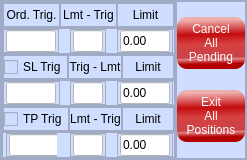
<?xml version="1.0" encoding="UTF-8"?>
<ui version="4.0">
 <class>MainWindow</class>
 <widget class="QMainWindow" name="MainWindow">
  <property name="geometry">
   <rect>
    <x>0</x>
    <y>0</y>
    <width>247</width>
    <height>160</height>
   </rect>
  </property>
  <property name="minimumSize">
   <size>
    <width>200</width>
    <height>150</height>
   </size>
  </property>
  <property name="maximumSize">
   <size>
    <width>247</width>
    <height>160</height>
   </size>
  </property>
  <property name="windowTitle">
   <string>MainWindow</string>
  </property>
  <property name="styleSheet">
   <string notr="true">background-color: rgb(207, 222, 255);</string>
  </property>
  <widget class="QWidget" name="centralwidget">
   <layout class="QVBoxLayout" name="verticalLayout">
    <property name="spacing">
     <number>0</number>
    </property>
    <property name="leftMargin">
     <number>0</number>
    </property>
    <property name="topMargin">
     <number>0</number>
    </property>
    <property name="rightMargin">
     <number>0</number>
    </property>
    <property name="bottomMargin">
     <number>0</number>
    </property>
    <item>
     <widget class="QFrame" name="frame">
      <property name="frameShape">
       <enum>QFrame::StyledPanel</enum>
      </property>
      <property name="frameShadow">
       <enum>QFrame::Raised</enum>
      </property>
      <layout class="QHBoxLayout" name="horizontalLayout_7">
       <property name="spacing">
        <number>0</number>
       </property>
       <property name="leftMargin">
        <number>0</number>
       </property>
       <property name="topMargin">
        <number>0</number>
       </property>
       <property name="rightMargin">
        <number>0</number>
       </property>
       <property name="bottomMargin">
        <number>0</number>
       </property>
       <item>
        <widget class="QFrame" name="frame_2">
         <property name="frameShape">
          <enum>QFrame::StyledPanel</enum>
         </property>
         <property name="frameShadow">
          <enum>QFrame::Raised</enum>
         </property>
         <layout class="QVBoxLayout" name="verticalLayout_2">
          <property name="spacing">
           <number>0</number>
          </property>
          <property name="leftMargin">
           <number>0</number>
          </property>
          <property name="topMargin">
           <number>0</number>
          </property>
          <property name="rightMargin">
           <number>0</number>
          </property>
          <property name="bottomMargin">
           <number>0</number>
          </property>
          <item>
           <widget class="QFrame" name="frame_3">
            <property name="frameShape">
             <enum>QFrame::StyledPanel</enum>
            </property>
            <property name="frameShadow">
             <enum>QFrame::Raised</enum>
            </property>
            <layout class="QHBoxLayout" name="horizontalLayout">
             <property name="spacing">
              <number>0</number>
             </property>
             <property name="leftMargin">
              <number>0</number>
             </property>
             <property name="topMargin">
              <number>0</number>
             </property>
             <property name="rightMargin">
              <number>0</number>
             </property>
             <property name="bottomMargin">
              <number>0</number>
             </property>
             <item>
              <widget class="QFrame" name="frame_8">
               <property name="frameShape">
                <enum>QFrame::StyledPanel</enum>
               </property>
               <property name="frameShadow">
                <enum>QFrame::Raised</enum>
               </property>
               <layout class="QHBoxLayout" name="horizontalLayout_8">
                <property name="spacing">
                 <number>0</number>
                </property>
                <property name="leftMargin">
                 <number>0</number>
                </property>
                <property name="topMargin">
                 <number>0</number>
                </property>
                <property name="rightMargin">
                 <number>0</number>
                </property>
                <property name="bottomMargin">
                 <number>0</number>
                </property>
                <item>
                 <widget class="QLabel" name="label">
                  <property name="text">
                   <string>Ord. Trig.</string>
                  </property>
                  <property name="alignment">
                   <set>Qt::AlignCenter</set>
                  </property>
                 </widget>
                </item>
               </layout>
              </widget>
             </item>
             <item>
              <widget class="QFrame" name="frame_9">
               <property name="frameShape">
                <enum>QFrame::StyledPanel</enum>
               </property>
               <property name="frameShadow">
                <enum>QFrame::Raised</enum>
               </property>
               <layout class="QHBoxLayout" name="horizontalLayout_9">
                <property name="spacing">
                 <number>0</number>
                </property>
                <property name="leftMargin">
                 <number>0</number>
                </property>
                <property name="topMargin">
                 <number>0</number>
                </property>
                <property name="rightMargin">
                 <number>0</number>
                </property>
                <property name="bottomMargin">
                 <number>0</number>
                </property>
                <item>
                 <widget class="QLabel" name="label_2">
                  <property name="text">
                   <string>Lmt - Trig</string>
                  </property>
                  <property name="alignment">
                   <set>Qt::AlignCenter</set>
                  </property>
                 </widget>
                </item>
               </layout>
              </widget>
             </item>
             <item>
              <widget class="QFrame" name="frame_10">
               <property name="frameShape">
                <enum>QFrame::StyledPanel</enum>
               </property>
               <property name="frameShadow">
                <enum>QFrame::Raised</enum>
               </property>
               <layout class="QHBoxLayout" name="horizontalLayout_10">
                <property name="spacing">
                 <number>0</number>
                </property>
                <property name="leftMargin">
                 <number>0</number>
                </property>
                <property name="topMargin">
                 <number>0</number>
                </property>
                <property name="rightMargin">
                 <number>0</number>
                </property>
                <property name="bottomMargin">
                 <number>0</number>
                </property>
                <item>
                 <widget class="QLabel" name="label_3">
                  <property name="text">
                   <string>Limit</string>
                  </property>
                  <property name="alignment">
                   <set>Qt::AlignCenter</set>
                  </property>
                 </widget>
                </item>
               </layout>
              </widget>
             </item>
            </layout>
           </widget>
          </item>
          <item>
           <widget class="QFrame" name="frame_4">
            <property name="frameShape">
             <enum>QFrame::StyledPanel</enum>
            </property>
            <property name="frameShadow">
             <enum>QFrame::Raised</enum>
            </property>
            <layout class="QHBoxLayout" name="horizontalLayout_2">
             <property name="spacing">
              <number>0</number>
             </property>
             <property name="leftMargin">
              <number>0</number>
             </property>
             <property name="topMargin">
              <number>0</number>
             </property>
             <property name="rightMargin">
              <number>0</number>
             </property>
             <property name="bottomMargin">
              <number>0</number>
             </property>
             <item alignment="Qt::AlignHCenter">
              <widget class="QFrame" name="frame_12">
               <property name="frameShape">
                <enum>QFrame::StyledPanel</enum>
               </property>
               <property name="frameShadow">
                <enum>QFrame::Raised</enum>
               </property>
               <layout class="QVBoxLayout" name="verticalLayout_7">
                <property name="spacing">
                 <number>0</number>
                </property>
                <property name="leftMargin">
                 <number>2</number>
                </property>
                <property name="topMargin">
                 <number>0</number>
                </property>
                <property name="rightMargin">
                 <number>2</number>
                </property>
                <property name="bottomMargin">
                 <number>0</number>
                </property>
                <item>
                 <widget class="QLineEdit" name="ql_ordtrig">
                  <property name="maximumSize">
                   <size>
                    <width>50</width>
                    <height>16777215</height>
                   </size>
                  </property>
                  <property name="styleSheet">
                   <string notr="true">QLineEdit {
    background-color: white;
}

QLineEdit:focus {
    color: red;
}

QLineEdit:!focus {
    color: black;
}

QLineEdit:read-only {
	color: grey;
}</string>
                  </property>
                  <property name="text">
                   <string/>
                  </property>
                 </widget>
                </item>
               </layout>
              </widget>
             </item>
             <item alignment="Qt::AlignHCenter">
              <widget class="QFrame" name="frame_13">
               <property name="frameShape">
                <enum>QFrame::StyledPanel</enum>
               </property>
               <property name="frameShadow">
                <enum>QFrame::Raised</enum>
               </property>
               <layout class="QVBoxLayout" name="verticalLayout_8">
                <property name="spacing">
                 <number>0</number>
                </property>
                <property name="leftMargin">
                 <number>2</number>
                </property>
                <property name="topMargin">
                 <number>0</number>
                </property>
                <property name="rightMargin">
                 <number>2</number>
                </property>
                <property name="bottomMargin">
                 <number>0</number>
                </property>
                <item>
                 <widget class="QLineEdit" name="ql_orddiff">
                  <property name="maximumSize">
                   <size>
                    <width>30</width>
                    <height>16777215</height>
                   </size>
                  </property>
                  <property name="styleSheet">
                   <string notr="true">QLineEdit {
    background-color: white;
}

QLineEdit:focus {
    color: red;
}

QLineEdit:!focus {
    color: black;
}

QLineEdit:read-only {
	color: grey;
}</string>
                  </property>
                  <property name="text">
                   <string/>
                  </property>
                 </widget>
                </item>
               </layout>
              </widget>
             </item>
             <item alignment="Qt::AlignHCenter">
              <widget class="QFrame" name="frame_14">
               <property name="frameShape">
                <enum>QFrame::StyledPanel</enum>
               </property>
               <property name="frameShadow">
                <enum>QFrame::Raised</enum>
               </property>
               <layout class="QVBoxLayout" name="verticalLayout_9">
                <property name="spacing">
                 <number>0</number>
                </property>
                <property name="leftMargin">
                 <number>2</number>
                </property>
                <property name="topMargin">
                 <number>0</number>
                </property>
                <property name="rightMargin">
                 <number>2</number>
                </property>
                <property name="bottomMargin">
                 <number>0</number>
                </property>
                <item>
                 <widget class="QLineEdit" name="ql_ordlimit">
                  <property name="maximumSize">
                   <size>
                    <width>50</width>
                    <height>16777215</height>
                   </size>
                  </property>
                  <property name="styleSheet">
                   <string notr="true">QLineEdit {
    background-color: white;
}

QLineEdit:focus {
    color: green;
}

QLineEdit:!focus {
    color: black;
}

QLineEdit:read-only {
	color: grey;
}</string>
                  </property>
                  <property name="text">
                   <string>0.00</string>
                  </property>
                 </widget>
                </item>
               </layout>
              </widget>
             </item>
            </layout>
           </widget>
          </item>
          <item>
           <widget class="QFrame" name="frame_5">
            <property name="frameShape">
             <enum>QFrame::StyledPanel</enum>
            </property>
            <property name="frameShadow">
             <enum>QFrame::Raised</enum>
            </property>
            <layout class="QHBoxLayout" name="horizontalLayout_3">
             <property name="spacing">
              <number>0</number>
             </property>
             <property name="leftMargin">
              <number>0</number>
             </property>
             <property name="topMargin">
              <number>0</number>
             </property>
             <property name="rightMargin">
              <number>0</number>
             </property>
             <property name="bottomMargin">
              <number>0</number>
             </property>
             <item>
              <widget class="QFrame" name="frame_16">
               <property name="frameShape">
                <enum>QFrame::StyledPanel</enum>
               </property>
               <property name="frameShadow">
                <enum>QFrame::Raised</enum>
               </property>
               <layout class="QVBoxLayout" name="verticalLayout_10">
                <property name="spacing">
                 <number>0</number>
                </property>
                <property name="leftMargin">
                 <number>0</number>
                </property>
                <property name="topMargin">
                 <number>0</number>
                </property>
                <property name="rightMargin">
                 <number>0</number>
                </property>
                <property name="bottomMargin">
                 <number>0</number>
                </property>
                <item>
                 <widget class="QCheckBox" name="checkBox_sl">
                  <property name="text">
                   <string>SL Trig</string>
                  </property>
                 </widget>
                </item>
               </layout>
              </widget>
             </item>
             <item>
              <widget class="QFrame" name="frame_17">
               <property name="frameShape">
                <enum>QFrame::StyledPanel</enum>
               </property>
               <property name="frameShadow">
                <enum>QFrame::Raised</enum>
               </property>
               <layout class="QVBoxLayout" name="verticalLayout_11">
                <property name="spacing">
                 <number>0</number>
                </property>
                <property name="leftMargin">
                 <number>0</number>
                </property>
                <property name="topMargin">
                 <number>0</number>
                </property>
                <property name="rightMargin">
                 <number>0</number>
                </property>
                <property name="bottomMargin">
                 <number>0</number>
                </property>
                <item>
                 <widget class="QLabel" name="label_4">
                  <property name="text">
                   <string>Trig - Lmt</string>
                  </property>
                  <property name="alignment">
                   <set>Qt::AlignCenter</set>
                  </property>
                 </widget>
                </item>
               </layout>
              </widget>
             </item>
             <item>
              <widget class="QFrame" name="frame_18">
               <property name="frameShape">
                <enum>QFrame::StyledPanel</enum>
               </property>
               <property name="frameShadow">
                <enum>QFrame::Raised</enum>
               </property>
               <layout class="QVBoxLayout" name="verticalLayout_12">
                <property name="spacing">
                 <number>0</number>
                </property>
                <property name="leftMargin">
                 <number>0</number>
                </property>
                <property name="topMargin">
                 <number>0</number>
                </property>
                <property name="rightMargin">
                 <number>0</number>
                </property>
                <property name="bottomMargin">
                 <number>0</number>
                </property>
                <item>
                 <widget class="QLabel" name="label_5">
                  <property name="text">
                   <string>Limit</string>
                  </property>
                  <property name="alignment">
                   <set>Qt::AlignCenter</set>
                  </property>
                 </widget>
                </item>
               </layout>
              </widget>
             </item>
            </layout>
           </widget>
          </item>
          <item>
           <widget class="QFrame" name="frame_6">
            <property name="frameShape">
             <enum>QFrame::StyledPanel</enum>
            </property>
            <property name="frameShadow">
             <enum>QFrame::Raised</enum>
            </property>
            <layout class="QHBoxLayout" name="horizontalLayout_5">
             <property name="spacing">
              <number>0</number>
             </property>
             <property name="leftMargin">
              <number>0</number>
             </property>
             <property name="topMargin">
              <number>0</number>
             </property>
             <property name="rightMargin">
              <number>0</number>
             </property>
             <property name="bottomMargin">
              <number>0</number>
             </property>
             <item>
              <widget class="QFrame" name="frame_24">
               <property name="frameShape">
                <enum>QFrame::StyledPanel</enum>
               </property>
               <property name="frameShadow">
                <enum>QFrame::Raised</enum>
               </property>
               <layout class="QVBoxLayout" name="verticalLayout_13">
                <property name="spacing">
                 <number>0</number>
                </property>
                <property name="leftMargin">
                 <number>2</number>
                </property>
                <property name="topMargin">
                 <number>0</number>
                </property>
                <property name="rightMargin">
                 <number>2</number>
                </property>
                <property name="bottomMargin">
                 <number>0</number>
                </property>
                <item alignment="Qt::AlignHCenter">
                 <widget class="QLineEdit" name="ql_sltrig">
                  <property name="maximumSize">
                   <size>
                    <width>50</width>
                    <height>16777215</height>
                   </size>
                  </property>
                  <property name="styleSheet">
                   <string notr="true">QLineEdit {
    background-color: white;
}

QLineEdit:focus {
    color: red;
}

QLineEdit:!focus {
    color: black;
}

QLineEdit:read-only {
	color: grey;
}</string>
                  </property>
                  <property name="text">
                   <string/>
                  </property>
                 </widget>
                </item>
               </layout>
              </widget>
             </item>
             <item alignment="Qt::AlignHCenter">
              <widget class="QFrame" name="frame_25">
               <property name="frameShape">
                <enum>QFrame::StyledPanel</enum>
               </property>
               <property name="frameShadow">
                <enum>QFrame::Raised</enum>
               </property>
               <layout class="QVBoxLayout" name="verticalLayout_14">
                <property name="spacing">
                 <number>0</number>
                </property>
                <property name="leftMargin">
                 <number>2</number>
                </property>
                <property name="topMargin">
                 <number>0</number>
                </property>
                <property name="rightMargin">
                 <number>2</number>
                </property>
                <property name="bottomMargin">
                 <number>0</number>
                </property>
                <item>
                 <widget class="QLineEdit" name="ql_sldiff">
                  <property name="maximumSize">
                   <size>
                    <width>30</width>
                    <height>16777215</height>
                   </size>
                  </property>
                  <property name="styleSheet">
                   <string notr="true">QLineEdit {
    background-color: white;
}

QLineEdit:focus {
    color: red;
}

QLineEdit:!focus {
    color: black;
}

QLineEdit:read-only {
	color: grey;
}</string>
                  </property>
                  <property name="text">
                   <string/>
                  </property>
                 </widget>
                </item>
               </layout>
              </widget>
             </item>
             <item alignment="Qt::AlignHCenter">
              <widget class="QFrame" name="frame_26">
               <property name="frameShape">
                <enum>QFrame::StyledPanel</enum>
               </property>
               <property name="frameShadow">
                <enum>QFrame::Raised</enum>
               </property>
               <layout class="QVBoxLayout" name="verticalLayout_15">
                <property name="spacing">
                 <number>0</number>
                </property>
                <property name="leftMargin">
                 <number>2</number>
                </property>
                <property name="topMargin">
                 <number>0</number>
                </property>
                <property name="rightMargin">
                 <number>2</number>
                </property>
                <property name="bottomMargin">
                 <number>0</number>
                </property>
                <item>
                 <widget class="QLineEdit" name="ql_sllimit">
                  <property name="maximumSize">
                   <size>
                    <width>50</width>
                    <height>16777215</height>
                   </size>
                  </property>
                  <property name="styleSheet">
                   <string notr="true">QLineEdit {
    background-color: white;
}

QLineEdit:focus {
    color: green;
}

QLineEdit:!focus {
    color: black;
}

QLineEdit:read-only {
	color: grey;
}</string>
                  </property>
                  <property name="text">
                   <string>0.00</string>
                  </property>
                 </widget>
                </item>
               </layout>
              </widget>
             </item>
            </layout>
           </widget>
          </item>
          <item>
           <widget class="QFrame" name="frame_7">
            <property name="frameShape">
             <enum>QFrame::StyledPanel</enum>
            </property>
            <property name="frameShadow">
             <enum>QFrame::Raised</enum>
            </property>
            <layout class="QHBoxLayout" name="horizontalLayout_4">
             <property name="spacing">
              <number>0</number>
             </property>
             <property name="leftMargin">
              <number>0</number>
             </property>
             <property name="topMargin">
              <number>0</number>
             </property>
             <property name="rightMargin">
              <number>0</number>
             </property>
             <property name="bottomMargin">
              <number>0</number>
             </property>
             <item>
              <widget class="QFrame" name="frame_20">
               <property name="frameShape">
                <enum>QFrame::StyledPanel</enum>
               </property>
               <property name="frameShadow">
                <enum>QFrame::Raised</enum>
               </property>
               <layout class="QVBoxLayout" name="verticalLayout_16">
                <property name="spacing">
                 <number>0</number>
                </property>
                <property name="leftMargin">
                 <number>0</number>
                </property>
                <property name="topMargin">
                 <number>0</number>
                </property>
                <property name="rightMargin">
                 <number>0</number>
                </property>
                <property name="bottomMargin">
                 <number>0</number>
                </property>
                <item>
                 <widget class="QCheckBox" name="checkBox_tp">
                  <property name="text">
                   <string>TP Trig</string>
                  </property>
                 </widget>
                </item>
               </layout>
              </widget>
             </item>
             <item>
              <widget class="QFrame" name="frame_21">
               <property name="frameShape">
                <enum>QFrame::StyledPanel</enum>
               </property>
               <property name="frameShadow">
                <enum>QFrame::Raised</enum>
               </property>
               <layout class="QVBoxLayout" name="verticalLayout_17">
                <property name="spacing">
                 <number>0</number>
                </property>
                <property name="leftMargin">
                 <number>0</number>
                </property>
                <property name="topMargin">
                 <number>0</number>
                </property>
                <property name="rightMargin">
                 <number>0</number>
                </property>
                <property name="bottomMargin">
                 <number>0</number>
                </property>
                <item>
                 <widget class="QLabel" name="label_6">
                  <property name="text">
                   <string>Lmt - Trig</string>
                  </property>
                  <property name="alignment">
                   <set>Qt::AlignCenter</set>
                  </property>
                 </widget>
                </item>
               </layout>
              </widget>
             </item>
             <item>
              <widget class="QFrame" name="frame_22">
               <property name="frameShape">
                <enum>QFrame::StyledPanel</enum>
               </property>
               <property name="frameShadow">
                <enum>QFrame::Raised</enum>
               </property>
               <layout class="QVBoxLayout" name="verticalLayout_18">
                <property name="spacing">
                 <number>0</number>
                </property>
                <property name="leftMargin">
                 <number>0</number>
                </property>
                <property name="topMargin">
                 <number>0</number>
                </property>
                <property name="rightMargin">
                 <number>0</number>
                </property>
                <property name="bottomMargin">
                 <number>0</number>
                </property>
                <item>
                 <widget class="QLabel" name="label_7">
                  <property name="text">
                   <string>Limit</string>
                  </property>
                  <property name="alignment">
                   <set>Qt::AlignCenter</set>
                  </property>
                 </widget>
                </item>
               </layout>
              </widget>
             </item>
            </layout>
           </widget>
          </item>
          <item>
           <widget class="QFrame" name="frame_11">
            <property name="frameShape">
             <enum>QFrame::StyledPanel</enum>
            </property>
            <property name="frameShadow">
             <enum>QFrame::Raised</enum>
            </property>
            <layout class="QHBoxLayout" name="horizontalLayout_6">
             <property name="spacing">
              <number>0</number>
             </property>
             <property name="leftMargin">
              <number>0</number>
             </property>
             <property name="topMargin">
              <number>0</number>
             </property>
             <property name="rightMargin">
              <number>0</number>
             </property>
             <property name="bottomMargin">
              <number>0</number>
             </property>
             <item alignment="Qt::AlignHCenter">
              <widget class="QFrame" name="frame_28">
               <property name="maximumSize">
                <size>
                 <width>51</width>
                 <height>16777215</height>
                </size>
               </property>
               <property name="frameShape">
                <enum>QFrame::StyledPanel</enum>
               </property>
               <property name="frameShadow">
                <enum>QFrame::Raised</enum>
               </property>
               <layout class="QHBoxLayout" name="horizontalLayout_11">
                <property name="spacing">
                 <number>0</number>
                </property>
                <property name="leftMargin">
                 <number>2</number>
                </property>
                <property name="topMargin">
                 <number>0</number>
                </property>
                <property name="rightMargin">
                 <number>2</number>
                </property>
                <property name="bottomMargin">
                 <number>0</number>
                </property>
                <item>
                 <widget class="QLineEdit" name="ql_tptrig">
                  <property name="minimumSize">
                   <size>
                    <width>51</width>
                    <height>0</height>
                   </size>
                  </property>
                  <property name="maximumSize">
                   <size>
                    <width>50</width>
                    <height>16777215</height>
                   </size>
                  </property>
                  <property name="styleSheet">
                   <string notr="true">QLineEdit {
    background-color: white;
}

QLineEdit:focus {
    color: red;
}

QLineEdit:!focus {
    color: black;
}

QLineEdit:read-only {
	color: grey;
}</string>
                  </property>
                  <property name="text">
                   <string/>
                  </property>
                 </widget>
                </item>
               </layout>
              </widget>
             </item>
             <item alignment="Qt::AlignHCenter">
              <widget class="QFrame" name="frame_29">
               <property name="frameShape">
                <enum>QFrame::StyledPanel</enum>
               </property>
               <property name="frameShadow">
                <enum>QFrame::Raised</enum>
               </property>
               <layout class="QHBoxLayout" name="horizontalLayout_12">
                <property name="spacing">
                 <number>0</number>
                </property>
                <property name="leftMargin">
                 <number>2</number>
                </property>
                <property name="topMargin">
                 <number>0</number>
                </property>
                <property name="rightMargin">
                 <number>2</number>
                </property>
                <property name="bottomMargin">
                 <number>0</number>
                </property>
                <item>
                 <widget class="QLineEdit" name="ql_tpdiff">
                  <property name="maximumSize">
                   <size>
                    <width>30</width>
                    <height>16777215</height>
                   </size>
                  </property>
                  <property name="styleSheet">
                   <string notr="true">QLineEdit {
    background-color: white;
}

QLineEdit:focus {
    color: red;
}

QLineEdit:!focus {
    color: black;
}

QLineEdit:read-only {
	color: grey;
}</string>
                  </property>
                  <property name="text">
                   <string/>
                  </property>
                 </widget>
                </item>
               </layout>
              </widget>
             </item>
             <item alignment="Qt::AlignHCenter">
              <widget class="QFrame" name="frame_30">
               <property name="frameShape">
                <enum>QFrame::StyledPanel</enum>
               </property>
               <property name="frameShadow">
                <enum>QFrame::Raised</enum>
               </property>
               <layout class="QHBoxLayout" name="horizontalLayout_13">
                <property name="spacing">
                 <number>0</number>
                </property>
                <property name="leftMargin">
                 <number>2</number>
                </property>
                <property name="topMargin">
                 <number>0</number>
                </property>
                <property name="rightMargin">
                 <number>2</number>
                </property>
                <property name="bottomMargin">
                 <number>0</number>
                </property>
                <item>
                 <widget class="QLineEdit" name="ql_tplimit">
                  <property name="maximumSize">
                   <size>
                    <width>50</width>
                    <height>16777215</height>
                   </size>
                  </property>
                  <property name="styleSheet">
                   <string notr="true">QLineEdit {
    background-color: white;
}

QLineEdit:focus {
    color: green;
}

QLineEdit:!focus {
    color: black;
}

QLineEdit:read-only {
	color: grey;
}</string>
                  </property>
                  <property name="text">
                   <string>0.00</string>
                  </property>
                 </widget>
                </item>
               </layout>
              </widget>
             </item>
            </layout>
           </widget>
          </item>
         </layout>
        </widget>
       </item>
       <item>
        <widget class="QFrame" name="frame_15">
         <property name="maximumSize">
          <size>
           <width>70</width>
           <height>16777215</height>
          </size>
         </property>
         <property name="frameShape">
          <enum>QFrame::StyledPanel</enum>
         </property>
         <property name="frameShadow">
          <enum>QFrame::Raised</enum>
         </property>
         <layout class="QVBoxLayout" name="verticalLayout_3">
          <property name="leftMargin">
           <number>0</number>
          </property>
          <property name="topMargin">
           <number>0</number>
          </property>
          <property name="rightMargin">
           <number>0</number>
          </property>
          <property name="bottomMargin">
           <number>0</number>
          </property>
          <item>
           <widget class="QPushButton" name="btn_cnpnding">
            <property name="styleSheet">
             <string notr="true">QPushButton {
    color: white;
    border-radius: 10px;
    border-style: outset;
    background: qlineargradient(spread:pad, x1:0.533682, y1:1, x2:0.505, y2:0, stop:0.0965909 rgba(178, 0, 0, 255), stop:0.193182 rgba(228, 121, 121, 232), stop:0.221591 rgba(200, 32, 32, 210), stop:0.477273 rgba(214, 66, 66, 255), stop:0.664773 rgba(196, 0, 0, 240), stop:0.943182 rgba(239, 173, 173, 255));
    padding: 5px;
    }

QPushButton:hover {
    background: qlineargradient(spread:pad, x1:0.483, y1:0, x2:0.534, y2:1, stop:0.267045 rgba(151, 93, 164, 254), stop:0.528409 rgba(199, 91, 205, 255), stop:0.806818 rgba(137, 27, 149, 255));
    }

QPushButton:pressed {
    border-style: inset;
    background: qlineargradient(spread:pad, x1:0, y1:0, x2:1, y2:1, stop:0.460227 rgba(30, 23, 93, 219), stop:0.852273 rgba(0, 28, 255, 227));
    }</string>
            </property>
            <property name="text">
             <string>Cancel
All
Pending</string>
            </property>
           </widget>
          </item>
          <item>
           <widget class="QPushButton" name="btn_exitpos">
            <property name="styleSheet">
             <string notr="true">QPushButton {
    color: white;
    border-radius: 10px;
    border-style: outset;
    background: qlineargradient(spread:pad, x1:0.533682, y1:1, x2:0.505, y2:0, stop:0.0965909 rgba(178, 0, 0, 255), stop:0.193182 rgba(228, 121, 121, 232), stop:0.221591 rgba(200, 32, 32, 210), stop:0.477273 rgba(214, 66, 66, 255), stop:0.664773 rgba(196, 0, 0, 240), stop:0.943182 rgba(239, 173, 173, 255));
    padding: 5px;
    }

QPushButton:hover {
    background: qlineargradient(spread:pad, x1:0.483, y1:0, x2:0.534, y2:1, stop:0.267045 rgba(151, 93, 164, 254), stop:0.528409 rgba(199, 91, 205, 255), stop:0.806818 rgba(137, 27, 149, 255));
    }

QPushButton:pressed {
    border-style: inset;
    background: qlineargradient(spread:pad, x1:0, y1:0, x2:1, y2:1, stop:0.460227 rgba(30, 23, 93, 219), stop:0.852273 rgba(0, 28, 255, 227));
    }</string>
            </property>
            <property name="text">
             <string>Exit 
All 
Positions</string>
            </property>
           </widget>
          </item>
         </layout>
        </widget>
       </item>
      </layout>
     </widget>
    </item>
   </layout>
  </widget>
 </widget>
 <resources/>
 <connections/>
</ui>
